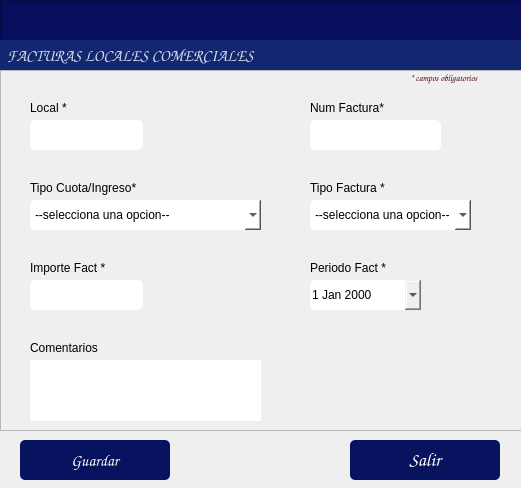
<?xml version="1.0" encoding="UTF-8"?>
<ui version="4.0">
 <class>Dialog</class>
 <widget class="QDialog" name="Dialog">
  <property name="windowModality">
   <enum>Qt::WindowModality::ApplicationModal</enum>
  </property>
  <property name="geometry">
   <rect>
    <x>0</x>
    <y>0</y>
    <width>521</width>
    <height>488</height>
   </rect>
  </property>
  <property name="windowTitle">
   <string/>
  </property>
  <property name="modal">
   <bool>true</bool>
  </property>
  <widget class="QPushButton" name="btnRegistrar">
   <property name="geometry">
    <rect>
     <x>20</x>
     <y>440</y>
     <width>150</width>
     <height>40</height>
    </rect>
   </property>
   <property name="font">
    <font>
     <family>Comic Sans MS</family>
     <pointsize>12</pointsize>
    </font>
   </property>
   <property name="styleSheet">
    <string notr="true">background-color: rgb(8, 19, 95);
color: rgb(255, 255, 255);
border-radius:5px;</string>
   </property>
   <property name="text">
    <string>Guardar</string>
   </property>
   <property name="icon">
    <iconset>
     <normaloff>../iconos/guardar.png</normaloff>../iconos/guardar.png</iconset>
   </property>
   <property name="iconSize">
    <size>
     <width>40</width>
     <height>40</height>
    </size>
   </property>
  </widget>
  <widget class="QPushButton" name="btnSalir">
   <property name="geometry">
    <rect>
     <x>350</x>
     <y>440</y>
     <width>150</width>
     <height>40</height>
    </rect>
   </property>
   <property name="font">
    <font>
     <family>Comic Sans MS</family>
     <pointsize>14</pointsize>
     <bold>false</bold>
    </font>
   </property>
   <property name="styleSheet">
    <string notr="true">background-color: rgb(8, 19, 95);
color: rgb(255, 255, 255);
border-radius:5px;</string>
   </property>
   <property name="text">
    <string>Salir</string>
   </property>
   <property name="icon">
    <iconset>
     <normaloff>../iconos/salir.ico</normaloff>../iconos/salir.ico</iconset>
   </property>
   <property name="iconSize">
    <size>
     <width>30</width>
     <height>30</height>
    </size>
   </property>
  </widget>
  <widget class="QFrame" name="frame_5">
   <property name="geometry">
    <rect>
     <x>0</x>
     <y>0</y>
     <width>681</width>
     <height>71</height>
    </rect>
   </property>
   <property name="maximumSize">
    <size>
     <width>16777215</width>
     <height>16777215</height>
    </size>
   </property>
   <property name="styleSheet">
    <string notr="true">background-color: rgb(8, 14, 91);</string>
   </property>
   <property name="frameShape">
    <enum>QFrame::Shape::StyledPanel</enum>
   </property>
   <property name="frameShadow">
    <enum>QFrame::Shadow::Raised</enum>
   </property>
   <widget class="QLabel" name="label_13">
    <property name="geometry">
     <rect>
      <x>0</x>
      <y>40</y>
      <width>832</width>
      <height>31</height>
     </rect>
    </property>
    <property name="font">
     <font>
      <family>Comic Sans MS</family>
      <pointsize>12</pointsize>
      <bold>true</bold>
     </font>
    </property>
    <property name="styleSheet">
     <string notr="true">color: rgb(255, 255, 255);
background-color: rgb(19, 39, 113);
color: rgb(255, 78, 2);
color: rgb(216, 224, 236);</string>
    </property>
    <property name="text">
     <string>  FACTURAS LOCALES COMERCIALES</string>
    </property>
    <property name="alignment">
     <set>Qt::AlignmentFlag::AlignLeading|Qt::AlignmentFlag::AlignLeft|Qt::AlignmentFlag::AlignVCenter</set>
    </property>
   </widget>
  </widget>
  <widget class="QFrame" name="frame">
   <property name="geometry">
    <rect>
     <x>0</x>
     <y>70</y>
     <width>671</width>
     <height>361</height>
    </rect>
   </property>
   <property name="frameShape">
    <enum>QFrame::Shape::StyledPanel</enum>
   </property>
   <property name="frameShadow">
    <enum>QFrame::Shadow::Raised</enum>
   </property>
   <widget class="QComboBox" name="cmbTipoCuota">
    <property name="geometry">
     <rect>
      <x>30</x>
      <y>130</y>
      <width>231</width>
      <height>30</height>
     </rect>
    </property>
    <property name="styleSheet">
     <string notr="true">background-color: rgb(255, 255, 255);
border-radius:5px;</string>
    </property>
    <item>
     <property name="text">
      <string>--selecciona una opcion--</string>
     </property>
    </item>
    <item>
     <property name="text">
      <string>cuota ordinaria</string>
     </property>
    </item>
    <item>
     <property name="text">
      <string>cuota anual</string>
     </property>
    </item>
    <item>
     <property name="text">
      <string>cuota extraordinaria</string>
     </property>
    </item>
    <item>
     <property name="text">
      <string>cuota anticipada</string>
     </property>
    </item>
    <item>
     <property name="text">
      <string>cuota publicidad</string>
     </property>
    </item>
    <item>
     <property name="text">
      <string>cuota recuperacion servicios</string>
     </property>
    </item>
    <item>
     <property name="text">
      <string>cuota garantia</string>
     </property>
    </item>
    <item>
     <property name="text">
      <string/>
     </property>
    </item>
   </widget>
   <widget class="QTextEdit" name="txtComentarios">
    <property name="geometry">
     <rect>
      <x>30</x>
      <y>290</y>
      <width>231</width>
      <height>61</height>
     </rect>
    </property>
    <property name="styleSheet">
     <string notr="true">border-radius:5px;</string>
    </property>
   </widget>
   <widget class="QLabel" name="label">
    <property name="geometry">
     <rect>
      <x>30</x>
      <y>30</y>
      <width>81</width>
      <height>16</height>
     </rect>
    </property>
    <property name="text">
     <string>Local *</string>
    </property>
   </widget>
   <widget class="QLabel" name="label_6">
    <property name="geometry">
     <rect>
      <x>30</x>
      <y>190</y>
      <width>81</width>
      <height>16</height>
     </rect>
    </property>
    <property name="text">
     <string>Importe Fact *</string>
    </property>
   </widget>
   <widget class="QDateEdit" name="boxDate">
    <property name="geometry">
     <rect>
      <x>310</x>
      <y>210</y>
      <width>111</width>
      <height>30</height>
     </rect>
    </property>
    <property name="styleSheet">
     <string notr="true">border-radius:5px;</string>
    </property>
    <property name="calendarPopup">
     <bool>true</bool>
    </property>
   </widget>
   <widget class="QLabel" name="label_10">
    <property name="geometry">
     <rect>
      <x>30</x>
      <y>270</y>
      <width>71</width>
      <height>16</height>
     </rect>
    </property>
    <property name="text">
     <string>Comentarios</string>
    </property>
   </widget>
   <widget class="QLabel" name="label_12">
    <property name="geometry">
     <rect>
      <x>310</x>
      <y>30</y>
      <width>101</width>
      <height>16</height>
     </rect>
    </property>
    <property name="text">
     <string>Num Factura*</string>
    </property>
   </widget>
   <widget class="QLabel" name="label_7">
    <property name="geometry">
     <rect>
      <x>310</x>
      <y>190</y>
      <width>81</width>
      <height>16</height>
     </rect>
    </property>
    <property name="text">
     <string>Periodo Fact *</string>
    </property>
   </widget>
   <widget class="QLabel" name="label_4">
    <property name="geometry">
     <rect>
      <x>30</x>
      <y>110</y>
      <width>111</width>
      <height>16</height>
     </rect>
    </property>
    <property name="text">
     <string>Tipo Cuota/Ingreso*</string>
    </property>
   </widget>
   <widget class="QLineEdit" name="txtLocal">
    <property name="geometry">
     <rect>
      <x>30</x>
      <y>50</y>
      <width>113</width>
      <height>30</height>
     </rect>
    </property>
    <property name="styleSheet">
     <string notr="true">border-radius:5px;</string>
    </property>
    <property name="readOnly">
     <bool>true</bool>
    </property>
   </widget>
   <widget class="QLineEdit" name="txtImporte">
    <property name="geometry">
     <rect>
      <x>30</x>
      <y>210</y>
      <width>113</width>
      <height>30</height>
     </rect>
    </property>
    <property name="styleSheet">
     <string notr="true">border-radius:5px;</string>
    </property>
   </widget>
   <widget class="QLabel" name="label_3">
    <property name="geometry">
     <rect>
      <x>410</x>
      <y>0</y>
      <width>151</width>
      <height>16</height>
     </rect>
    </property>
    <property name="font">
     <font>
      <family>Comic Sans MS</family>
      <pointsize>7</pointsize>
      <italic>true</italic>
      <bold>true</bold>
     </font>
    </property>
    <property name="styleSheet">
     <string notr="true">color: rgb(85, 0, 0);</string>
    </property>
    <property name="text">
     <string>* campos obligatorios</string>
    </property>
   </widget>
   <widget class="QLabel" name="label_11">
    <property name="geometry">
     <rect>
      <x>310</x>
      <y>110</y>
      <width>91</width>
      <height>16</height>
     </rect>
    </property>
    <property name="text">
     <string>Tipo Factura *</string>
    </property>
   </widget>
   <widget class="QComboBox" name="cmbTipoFact">
    <property name="geometry">
     <rect>
      <x>310</x>
      <y>130</y>
      <width>161</width>
      <height>30</height>
     </rect>
    </property>
    <property name="styleSheet">
     <string notr="true">background-color: rgb(255, 255, 255);
border-radius:5px;
</string>
    </property>
    <item>
     <property name="text">
      <string>--selecciona una opcion--</string>
     </property>
    </item>
    <item>
     <property name="text">
      <string>Ingreso</string>
     </property>
    </item>
    <item>
     <property name="text">
      <string>Nota Credito</string>
     </property>
    </item>
    <item>
     <property name="text">
      <string>Egreso</string>
     </property>
    </item>
   </widget>
   <widget class="QLineEdit" name="txtNumFact">
    <property name="geometry">
     <rect>
      <x>310</x>
      <y>50</y>
      <width>131</width>
      <height>30</height>
     </rect>
    </property>
    <property name="styleSheet">
     <string notr="true">border-radius:5px;</string>
    </property>
   </widget>
  </widget>
 </widget>
 <resources/>
 <connections/>
</ui>
